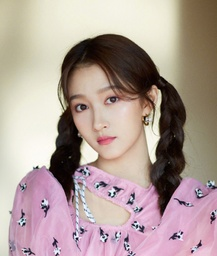
#> input picture photo/guan.jpg, 217 x 256 px, shrunk from 726 x 857 before the run
$ python 10lbp.py
#> lines starting #> are read from the running program, lines starting #| are printed output that depends on the picture
import numpy as np
import cv2
from PIL import Image
from pylab import *


class LBP:
    def __init__(self):
        # revolve_map为旋转不变模式的36种特征值从小到大进行序列化编号得到的字典
        self.revolve_map = {0: 0, 1: 1, 3: 2, 5: 3, 7: 4, 9: 5, 11: 6, 13: 7, 15: 8, 17: 9, 19: 10, 21: 11, 23: 12,
                            25: 13, 27: 14, 29: 15, 31: 16, 37: 17, 39: 18, 43: 19, 45: 20, 47: 21, 51: 22, 53: 23,
                            55: 24,
                            59: 25, 61: 26, 63: 27, 85: 28, 87: 29, 91: 30, 95: 31, 111: 32, 119: 33, 127: 34, 255: 35}
        # uniform_map为等价模式的58种特征值从小到大进行序列化编号得到的字典
        self.uniform_map = {0: 0, 1: 1, 2: 2, 3: 3, 4: 4, 6: 5, 7: 6, 8: 7, 12: 8,
                            14: 9, 15: 10, 16: 11, 24: 12, 28: 13, 30: 14, 31: 15, 32: 16,
                            48: 17, 56: 18, 60: 19, 62: 20, 63: 21, 64: 22, 96: 23, 112: 24,
                            120: 25, 124: 26, 126: 27, 127: 28, 128: 29, 129: 30, 131: 31, 135: 32,
                            143: 33, 159: 34, 191: 35, 192: 36, 193: 37, 195: 38, 199: 39, 207: 40,
                            223: 41, 224: 42, 225: 43, 227: 44, 231: 45, 239: 46, 240: 47, 241: 48,
                            243: 49, 247: 50, 248: 51, 249: 52, 251: 53, 252: 54, 253: 55, 254: 56,
                            255: 57}

    # 将图像载入，并转化为灰度图，获取图像灰度图的像素信息
    def describe(self, image):
#> called with image = 'photo/guan.jpg'
        image_array = np.array(Image.open(image).convert('L'))
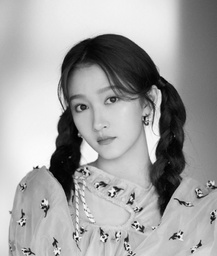
#> image_array: shape (256, 217); min 0, max 253, mean 162.3
        # cv2.namedWindow('hui', cv2.WINDOW_FREERATIO)
        # cv2.imshow('hui',image_array)
        # cv2.waitKey(0)
        return image_array

    # 图像的LBP原始特征计算算法：将图像指定位置的像素与周围8个像素比较
    # 比中心像素大的点赋值为1，比中心像素小的赋值为0，返回得到的二进制序列
    def calute_basic_lbp(self, image_array, i, j):
        sum = []
        if image_array[i - 1, j - 1] > image_array[i, j]:
            sum.append(1)
        else:
            sum.append(0)
        if image_array[i - 1, j] > image_array[i, j]:
            sum.append(1)
        else:
            sum.append(0)
        if image_array[i - 1, j + 1] > image_array[i, j]:
            sum.append(1)
        else:
            sum.append(0)
        if image_array[i, j - 1] > image_array[i, j]:
            sum.append(1)
        else:
            sum.append(0)
        if image_array[i, j + 1] > image_array[i, j]:
            sum.append(1)
        else:
            sum.append(0)
        if image_array[i + 1, j - 1] > image_array[i, j]:
            sum.append(1)
        else:
            sum.append(0)
        if image_array[i + 1, j] > image_array[i, j]:
            sum.append(1)
        else:
            sum.append(0)
        if image_array[i + 1, j + 1] > image_array[i, j]:
            sum.append(1)
        else:
            sum.append(0)
        return sum

    # 获取二进制序列进行不断环形旋转得到新的二进制序列的最小十进制值
    # [22 lines left out: functions get_min_for_revolve, calc_sum, not called in this run]

    # 获取图像的LBP原始模式特征
    def lbp_basic(self, image_array):
        basic_array = np.zeros(image_array.shape, np.uint8)
        width = image_array.shape[0]
#> width = 256
        height = image_array.shape[1]
#> height = 217
        for i in range(1, width - 1):
            for j in range(1, height - 1):
                sum = self.calute_basic_lbp(image_array, i, j)
                bit_num = 0
                result = 0
                for s in sum:
                    result += s << bit_num
                    bit_num += 1
                basic_array[i, j] = result
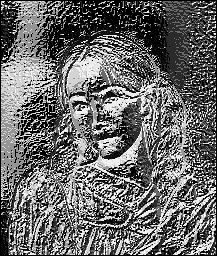
#> basic_array: shape (256, 217); min 0, max 255, mean 105.9
        return basic_array

    # 获取图像的LBP旋转不变模式特征
    # [49 lines left out: functions lbp_revolve, lbp_uniform, lbp_revolve_uniform, not called in this run]

    # 绘制指定维数和范围的图像灰度归一化统计直方图
    def show_hist(self, img_array, im_bins, im_range):

        hist = cv2.calcHist([img_array], [0], None, im_bins, im_range)
#> hist = 256 values, max 7075 at index 0, min 3 at index 83, mean 217

        # hist = cv2.normalize(hist).flatten()
        plt.plot(hist, color='r')
        plt.xlim(im_range)
        plt.show()
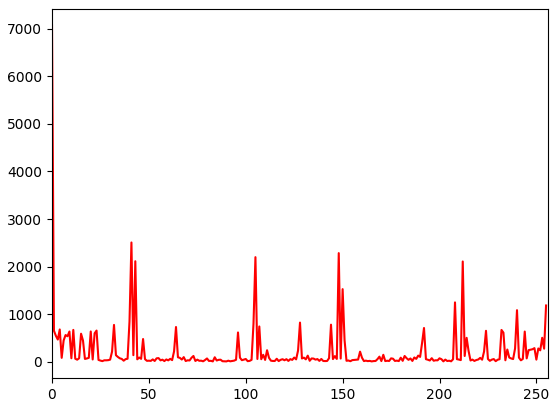
#> figure drawn by matplotlib, 1 panel; curve peaks at x = 0, y = 7075

    # 绘制图像原始LBP特征的归一化统计直方图
    def show_basic_hist(self, img_array):
        self.show_hist(img_array, [256], [0, 256])

    # 绘制图像旋转不变LBP特征的归一化统计直方图
    def show_revolve_hist(self, img_array):
        self.show_hist(img_array, [36], [0, 36])

    # 绘制图像等价模式LBP特征的归一化统计直方图
    def show_uniform_hist(self, img_array):
        self.show_hist(img_array, [60], [0, 60])

    # 绘制图像旋转不变等价模式LBP特征的归一化统计直方图
    def show_revolve_uniform_hist(self, img_array):
        self.show_hist(img_array, [10], [0, 10])

    # 显示图像
    def show_image(self, image_array):
        cv2.namedWindow('result', cv2.WINDOW_FREERATIO)
        cv2.imshow('result', image_array)
        cv2.waitKey(0)
        # cv2.imshow('Image', image_array)
        # cv2.waitKey(0)

filepath='photo/guan.jpg'
if __name__ == '__main__':
    image = filepath
    lbp = LBP()
    image_array = lbp.describe(image)
    # cv2.namedWindow('result', cv2.WINDOW_FREERATIO)
    # cv2.imshow('result',image_array)
    # cv2.waitKey(0)
    # 获取图像原始LBP特征，并显示其统计直方图与特征图像
    basic_array=lbp.lbp_basic(image_array)
    lbp.show_basic_hist(basic_array)
    lbp.show_image(basic_array)

    # [14 lines of commented-out code are left out]

$ run again, with photo/hua.jpg copied over photo/guan.jpg
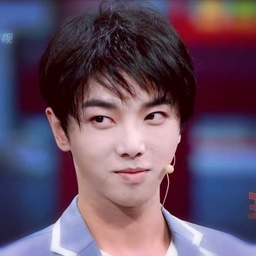
#> input picture photo/hua.jpg, 256 x 256 px, shrunk from 720 x 721 before the run
#> after the loop in lbp_basic, `for i in range(1, width - 1):`:
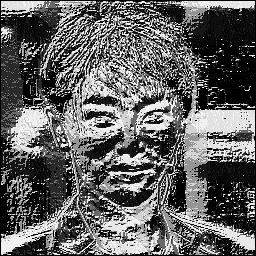
#> basic_array: shape (256, 256); min 0, max 255, mean 98.6
#> hist = 256 values, max 8599 at index 0, min 0 at index 91, mean 256
#> in show_hist, `plt.show()`:
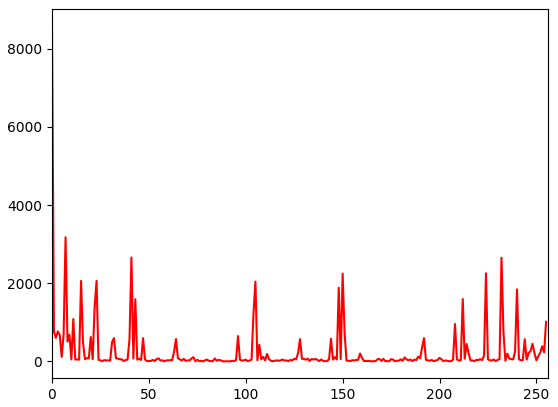
#> figure drawn by matplotlib, 1 panel; curve peaks at x = 0, y = 8599
